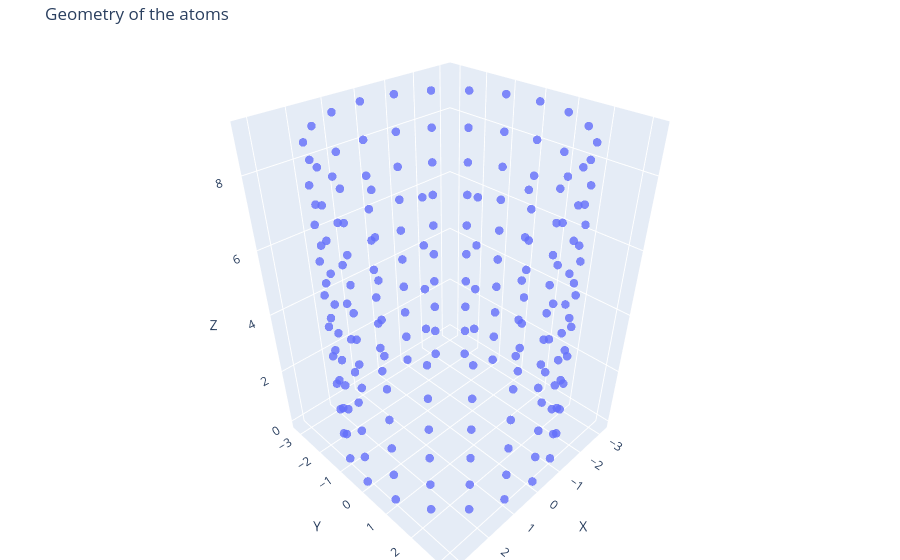

The code cell stored with this chart in its notebook:
### Code cell
length = 10
ring_size = 20
init_tube = []

for i in range(length):
    joint = Qchains.RingGenerater(ring_size)
    joint[:, 2] = i
    init_tube.append(joint)

tube = np.vstack(init_tube)
np.shape(tube)

Qchains.StructurePlotter(tube)

### Figure 1 — Plotly figure (JSON) as saved in the notebook; plotly's stock layout.template omitted (floating-point values rounded to 4 significant figures; data arrays with more than 128 entries replaced by an {"elided": "..."} marker saying what was removed)
{"data": [{"marker": {"opacity": 0.8, "size": 5}, "mode": "markers", "type": "scatter3d", "x": {"elided": "200 float values"}, "y": {"elided": "200 float values"}, "z": {"elided": "200 int values"}}], "layout": {"margin": {"b": 0, "l": 0, "r": 0, "t": 40}, "scene": {"xaxis": {"title": {"text": "X"}}, "yaxis": {"title": {"text": "Y"}}, "zaxis": {"title": {"text": "Z"}}}, "title": {"text": "Geometry of the atoms"}}}
